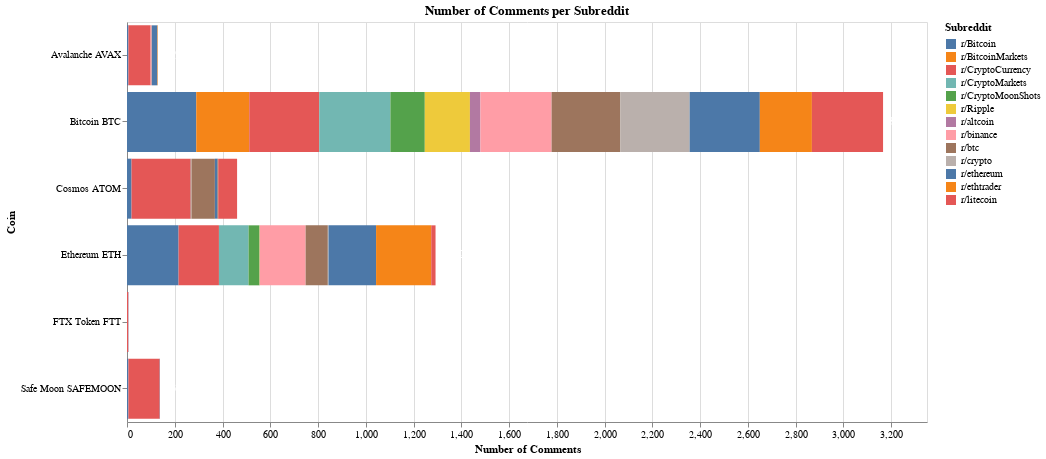

Notebook code for this chart:
### Code cell
subreddit_query_posts = (
    df.query("depth == -1")
    .groupby(["search_query", "subreddit"])
    .size()
    .unstack()
    .fillna(0)
    .astype(int)
    .reset_index()
    .melt(id_vars="search_query")
)

c = (
    alt.Chart(subreddit_query_posts)
    .mark_bar()
    .encode(
        x=alt.X("value:Q", title="Number of Comments", scale={"domain": [0, 3_350]}),
        y=alt.Y("search_query:O", title="Coin"),
        color=alt.Color("subreddit:N", title="Subreddit"),
        tooltip=[
            alt.Tooltip("search_query:O", title="Coin"),
            alt.Tooltip("subreddit:N", title="Subreddit"),
            alt.Tooltip("value:Q", title="# of Comments"),
        ],
    )
    .properties(
        width=800,
        height=400,
        title=alt.Title(text="Number of Comments per Subreddit"),
    )
)


text = (
    alt.Chart(subreddit_query_posts)
    .mark_text(align="left", dx=5, color="white")
    .transform_calculate(customtooltip="datum.value")
    .encode(
        x=alt.X("sum(value):Q", scale={"domain": [0, 3_350]}),
        y=alt.Y("search_query:O"),
        text=alt.Text("sum(value):Q"),
    )
)

c + text

### Figure 1 — Vega-Lite specification as saved in the notebook (floating-point values rounded to 4 significant figures)
{"usermeta": {"embedOptions": {"theme": "dark"}}, "config": {"view": {"continuousWidth": 300, "continuousHeight": 300}}, "layer": [{"mark": {"type": "bar"}, "encoding": {"color": {"field": "subreddit", "title": "Subreddit", "type": "nominal"}, "tooltip": [{"field": "search_query", "title": "Coin", "type": "ordinal"}, {"field": "subreddit", "title": "Subreddit", "type": "nominal"}, {"field": "value", "title": "# of Comments", "type": "quantitative"}], "x": {"field": "value", "scale": {"domain": [0, 3350]}, "title": "Number of Comments", "type": "quantitative"}, "y": {"field": "search_query", "title": "Coin", "type": "ordinal"}}, "title": {"text": "Number of Comments per Subreddit"}}, {"mark": {"type": "text", "align": "left", "color": "white", "dx": 5}, "encoding": {"text": {"aggregate": "sum", "field": "value", "type": "quantitative"}, "x": {"aggregate": "sum", "field": "value", "scale": {"domain": [0, 3350]}, "type": "quantitative"}, "y": {"field": "search_query", "type": "ordinal"}}, "transform": [{"calculate": "datum.value", "as": "customtooltip"}]}], "data": {"name": "data-f3f0362d01cc46d89a4c92371d8d3b7b"}, "height": 400, "width": 800, "$schema": "https://vega.github.io/schema/vega-lite/v5.20.1.json", "datasets": {"data-f3f0362d01cc46d89a4c92371d8d3b7b": [{"search_query": "Avalanche AVAX", "subreddit": "r/Bitcoin", "value": 6}, {"search_query": "Bitcoin BTC", "subreddit": "r/Bitcoin", "value": 290}, {"search_query": "Cosmos ATOM", "subreddit": "r/Bitcoin", "value": 19}, {"search_query": "Ethereum ETH", "subreddit": "r/Bitcoin", "value": 216}, {"search_query": "FTX Token FTT", "subreddit": "r/Bitcoin", "value": 0}, {"search_query": "Safe Moon SAFEMOON", "subreddit": "r/Bitcoin", "value": 6}, {"search_query": "Avalanche AVAX", "subreddit": "r/BitcoinMarkets", "value": 0}, {"search_query": "Bitcoin BTC", "subreddit": "r/BitcoinMarkets", "value": 222}, {"search_query": "Cosmos ATOM", "subreddit": "r/BitcoinMarkets", "value": 0}, {"search_query": "Ethereum ETH", "subreddit": "r/BitcoinMarkets", "value": 0}, {"search_query": "FTX Token FTT", "subreddit": "r/BitcoinMarkets", "value": 0}, {"search_query": "Safe Moon SAFEMOON", "subreddit": "r/BitcoinMarkets", "value": 0}, {"search_query": "Avalanche AVAX", "subreddit": "r/CryptoCurrency", "value": 93}, {"search_query": "Bitcoin BTC", "subreddit": "r/CryptoCurrency", "value": 293}, {"search_query": "Cosmos ATOM", "subreddit": "r/CryptoCurrency", "value": 248}, {"search_query": "Ethereum ETH", "subreddit": "r/CryptoCurrency", "value": 169}, {"search_query": "FTX Token FTT", "subreddit": "r/CryptoCurrency", "value": 5}, {"search_query": "Safe Moon SAFEMOON", "subreddit": "r/CryptoCurrency", "value": 131}, {"search_query": "Avalanche AVAX", "subreddit": "r/CryptoMarkets", "value": 0}, {"search_query": "Bitcoin BTC", "subreddit": "r/CryptoMarkets", "value": 298}, {"search_query": "Cosmos ATOM", "subreddit": "r/CryptoMarkets", "value": 2}, {"search_query": "Ethereum ETH", "subreddit": "r/CryptoMarkets", "value": 124}, {"search_query": "FTX Token FTT", "subreddit": "r/CryptoMarkets", "value": 0}, {"search_query": "Safe Moon SAFEMOON", "subreddit": "r/CryptoMarkets", "value": 0}, {"search_query": "Avalanche AVAX", "subreddit": "r/CryptoMoonShots", "value": 0}, {"search_query": "Bitcoin BTC", "subreddit": "r/CryptoMoonShots", "value": 144}, {"search_query": "Cosmos ATOM", "subreddit": "r/CryptoMoonShots", "value": 0}, {"search_query": "Ethereum ETH", "subreddit": "r/CryptoMoonShots", "value": 46}, {"search_query": "FTX Token FTT", "subreddit": "r/CryptoMoonShots", "value": 0}, {"search_query": "Safe Moon SAFEMOON", "subreddit": "r/CryptoMoonShots", "value": 0}, {"search_query": "Avalanche AVAX", "subreddit": "r/Ripple", "value": 0}, {"search_query": "Bitcoin BTC", "subreddit": "r/Ripple", "value": 189}, {"search_query": "Cosmos ATOM", "subreddit": "r/Ripple", "value": 0}, {"search_query": "Ethereum ETH", "subreddit": "r/Ripple", "value": 1}, {"search_query": "FTX Token FTT", "subreddit": "r/Ripple", "value": 0}, {"search_query": "Safe Moon SAFEMOON", "subreddit": "r/Ripple", "value": 0}, {"search_query": "Avalanche AVAX", "subreddit": "r/altcoin", "value": 0}, {"search_query": "Bitcoin BTC", "subreddit": "r/altcoin", "value": 44}, {"search_query": "Cosmos ATOM", "subreddit": "r/altcoin", "value": 0}, {"search_query": "Ethereum ETH", "subreddit": "r/altcoin", "value": 0}, {"search_query": "FTX Token FTT", "subreddit": "r/altcoin", "value": 0}, {"search_query": "Safe Moon SAFEMOON", "subreddit": "r/altcoin", "value": 0}, {"search_query": "Avalanche AVAX", "subreddit": "r/binance", "value": 4}, {"search_query": "Bitcoin BTC", "subreddit": "r/binance", "value": 298}, {"search_query": "Cosmos ATOM", "subreddit": "r/binance", "value": 1}, {"search_query": "Ethereum ETH", "subreddit": "r/binance", "value": 192}, {"search_query": "FTX Token FTT", "subreddit": "r/binance", "value": 1}, {"search_query": "Safe Moon SAFEMOON", "subreddit": "r/binance", "value": 0}, {"search_query": "Avalanche AVAX", "subreddit": "r/btc", "value": 1}, {"search_query": "Bitcoin BTC", "subreddit": "r/btc", "value": 288}, {"search_query": "Cosmos ATOM", "subreddit": "r/btc", "value": 98}, {"search_query": "Ethereum ETH", "subreddit": "r/btc", "value": 93}, {"search_query": "FTX Token FTT", "subreddit": "r/btc", "value": 0}, {"search_query": "Safe Moon SAFEMOON", "subreddit": "r/btc", "value": 0}, {"search_query": "Avalanche AVAX", "subreddit": "r/crypto", "value": 0}, {"search_query": "Bitcoin BTC", "subreddit": "r/crypto", "value": 290}, {"search_query": "Cosmos ATOM", "subreddit": "r/crypto", "value": 0}, {"search_query": "Ethereum ETH", "subreddit": "r/crypto", "value": 3}, {"search_query": "FTX Token FTT", "subreddit": "r/crypto", "value": 0}, {"search_query": "Safe Moon SAFEMOON", "subreddit": "r/crypto", "value": 0}, {"search_query": "Avalanche AVAX", "subreddit": "r/ethereum", "value": 23}, {"search_query": "Bitcoin BTC", "subreddit": "r/ethereum", "value": 294}, {"search_query": "Cosmos ATOM", "subreddit": "r/ethereum", "value": 12}, {"search_query": "Ethereum ETH", "subreddit": "r/ethereum", "value": 199}, {"search_query": "FTX Token FTT", "subreddit": "r/ethereum", "value": 1}, {"search_query": "Safe Moon SAFEMOON", "subreddit": "r/ethereum", "value": 1}, {"search_query": "Avalanche AVAX", "subreddit": "r/ethtrader", "value": 2}, {"search_query": "Bitcoin BTC", "subreddit": "r/ethtrader", "value": 218}, {"search_query": "Cosmos ATOM", "subreddit": "r/ethtrader", "value": 2}, {"search_query": "Ethereum ETH", "subreddit": "r/ethtrader", "value": 231}, {"search_query": "FTX Token FTT", "subreddit": "r/ethtrader", "value": 0}, {"search_query": "Safe Moon SAFEMOON", "subreddit": "r/ethtrader", "value": 0}, {"search_query": "Avalanche AVAX", "subreddit": "r/litecoin", "value": 0}, {"search_query": "Bitcoin BTC", "subreddit": "r/litecoin", "value": 298}, {"search_query": "Cosmos ATOM", "subreddit": "r/litecoin", "value": 79}, {"search_query": "Ethereum ETH", "subreddit": "r/litecoin", "value": 18}, {"search_query": "FTX Token FTT", "subreddit": "r/litecoin", "value": 0}, {"search_query": "Safe Moon SAFEMOON", "subreddit": "r/litecoin", "value": 0}]}}
